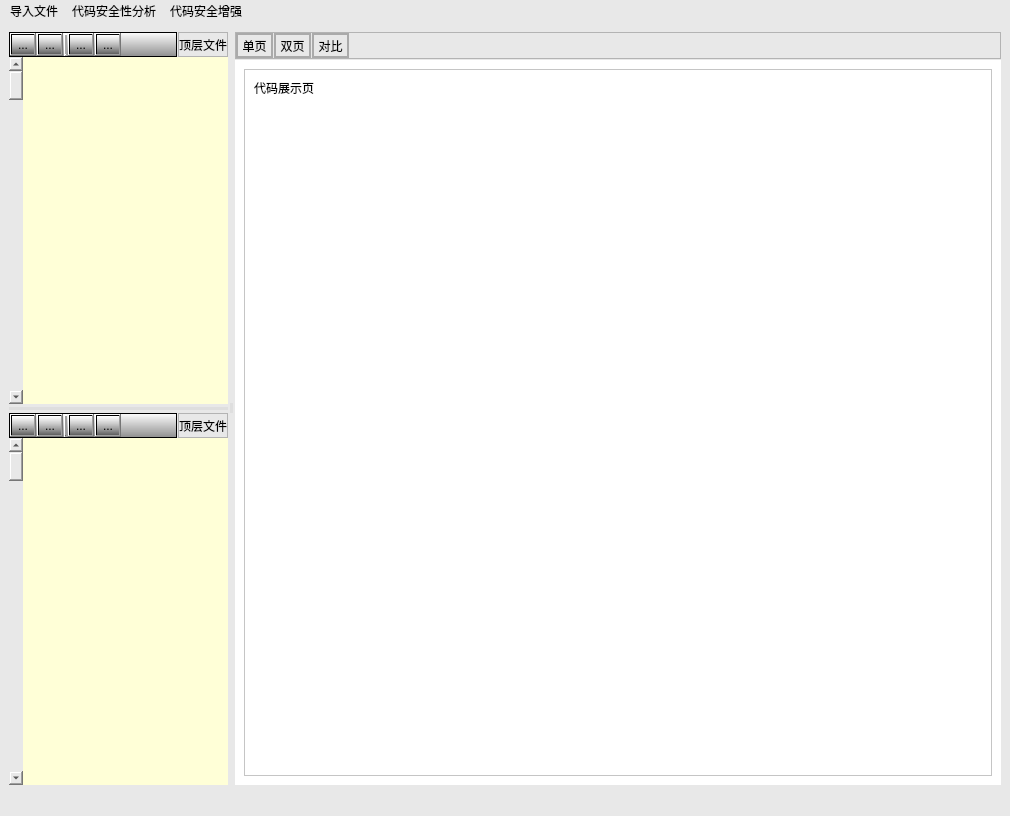
<?xml version="1.0" encoding="UTF-8"?>
<ui version="4.0">
 <class>MainWindow</class>
 <widget class="QMainWindow" name="MainWindow">
  <property name="geometry">
   <rect>
    <x>0</x>
    <y>0</y>
    <width>1010</width>
    <height>816</height>
   </rect>
  </property>
  <property name="sizePolicy">
   <sizepolicy hsizetype="Expanding" vsizetype="Expanding">
    <horstretch>0</horstretch>
    <verstretch>0</verstretch>
   </sizepolicy>
  </property>
  <property name="windowTitle">
   <string>MainWindow</string>
  </property>
  <property name="styleSheet">
   <string notr="true">background:rgb(232, 232, 232);</string>
  </property>
  <widget class="QWidget" name="centralwidget">
   <property name="styleSheet">
    <string notr="true">background:rgb(232, 232, 232);</string>
   </property>
   <layout class="QHBoxLayout" name="horizontalLayout_4" stretch="2,0,7">
    <property name="spacing">
     <number>2</number>
    </property>
    <item>
     <layout class="QVBoxLayout" name="verticalLayout" stretch="0">
      <property name="spacing">
       <number>-1</number>
      </property>
      <item>
       <layout class="QVBoxLayout" name="verticalLayout_4" stretch="1,0,1">
        <property name="spacing">
         <number>3</number>
        </property>
        <item>
         <layout class="QVBoxLayout" name="verticalLayout_6" stretch="0,1">
          <property name="spacing">
           <number>0</number>
          </property>
          <item>
           <layout class="QHBoxLayout" name="horizontalLayout_2" stretch="0,0">
            <property name="spacing">
             <number>1</number>
            </property>
            <property name="leftMargin">
             <number>0</number>
            </property>
            <item>
             <widget class="QFrame" name="frame">
              <property name="sizePolicy">
               <sizepolicy hsizetype="Preferred" vsizetype="Preferred">
                <horstretch>0</horstretch>
                <verstretch>0</verstretch>
               </sizepolicy>
              </property>
              <property name="autoFillBackground">
               <bool>false</bool>
              </property>
              <property name="styleSheet">
               <string notr="true">background:qlineargradient(spread:pad, x1:0, y1:1, x2:0, y2:0, stop:0 rgba(0, 0, 0, 100), stop:1 rgba(255, 255, 255, 255))</string>
              </property>
              <property name="frameShape">
               <enum>QFrame::StyledPanel</enum>
              </property>
              <property name="frameShadow">
               <enum>QFrame::Raised</enum>
              </property>
              <layout class="QHBoxLayout" name="horizontalLayout_6">
               <property name="spacing">
                <number>1</number>
               </property>
               <property name="leftMargin">
                <number>0</number>
               </property>
               <property name="topMargin">
                <number>0</number>
               </property>
               <property name="rightMargin">
                <number>0</number>
               </property>
               <property name="bottomMargin">
                <number>0</number>
               </property>
               <item>
                <widget class="QToolButton" name="button_loadpre">
                 <property name="sizePolicy">
                  <sizepolicy hsizetype="Fixed" vsizetype="Fixed">
                   <horstretch>0</horstretch>
                   <verstretch>0</verstretch>
                  </sizepolicy>
                 </property>
                 <property name="toolTip">
                  <string>导入原始代码</string>
                 </property>
                 <property name="whatsThis">
                  <string>&lt;html&gt;&lt;head/&gt;&lt;body&gt;&lt;p&gt;导入原始代码&lt;/p&gt;&lt;/body&gt;&lt;/html&gt;</string>
                 </property>
                 <property name="styleSheet">
                  <string notr="true"/>
                 </property>
                 <property name="text">
                  <string>...</string>
                 </property>
                 <property name="icon">
                  <iconset>
                   <normaloff>image/file_open.png</normaloff>image/file_open.png</iconset>
                 </property>
                </widget>
               </item>
               <item>
                <widget class="QToolButton" name="button_clearpre">
                 <property name="sizePolicy">
                  <sizepolicy hsizetype="Fixed" vsizetype="Fixed">
                   <horstretch>0</horstretch>
                   <verstretch>0</verstretch>
                  </sizepolicy>
                 </property>
                 <property name="toolTip">
                  <string>清空所加载代码</string>
                 </property>
                 <property name="text">
                  <string>...</string>
                 </property>
                 <property name="icon">
                  <iconset>
                   <normaloff>image/clear.png</normaloff>image/clear.png</iconset>
                 </property>
                </widget>
               </item>
               <item>
                <widget class="Line" name="line_2">
                 <property name="sizePolicy">
                  <sizepolicy hsizetype="Fixed" vsizetype="Expanding">
                   <horstretch>0</horstretch>
                   <verstretch>0</verstretch>
                  </sizepolicy>
                 </property>
                 <property name="styleSheet">
                  <string notr="true">background:rgb(255, 255, 255)</string>
                 </property>
                 <property name="frameShadow">
                  <enum>QFrame::Raised</enum>
                 </property>
                 <property name="lineWidth">
                  <number>2</number>
                 </property>
                 <property name="orientation">
                  <enum>Qt::Vertical</enum>
                 </property>
                </widget>
               </item>
               <item>
                <widget class="QToolButton" name="button_signal">
                 <property name="sizePolicy">
                  <sizepolicy hsizetype="Fixed" vsizetype="Fixed">
                   <horstretch>0</horstretch>
                   <verstretch>0</verstretch>
                  </sizepolicy>
                 </property>
                 <property name="toolTip">
                  <string>关键信号分析</string>
                 </property>
                 <property name="text">
                  <string>...</string>
                 </property>
                 <property name="icon">
                  <iconset>
                   <normaloff>image/variable.png</normaloff>image/variable.png</iconset>
                 </property>
                </widget>
               </item>
               <item>
                <widget class="QToolButton" name="button_math">
                 <property name="toolTip">
                  <string>核心算法分析</string>
                 </property>
                 <property name="text">
                  <string>...</string>
                 </property>
                 <property name="icon">
                  <iconset>
                   <normaloff>image/code.png</normaloff>image/code.png</iconset>
                 </property>
                </widget>
               </item>
               <item>
                <spacer name="horizontalSpacer">
                 <property name="orientation">
                  <enum>Qt::Horizontal</enum>
                 </property>
                 <property name="sizeHint" stdset="0">
                  <size>
                   <width>40</width>
                   <height>20</height>
                  </size>
                 </property>
                </spacer>
               </item>
              </layout>
             </widget>
            </item>
            <item>
             <widget class="QLabel" name="label_4">
              <property name="frameShape">
               <enum>QFrame::StyledPanel</enum>
              </property>
              <property name="text">
               <string>顶层文件</string>
              </property>
              <property name="alignment">
               <set>Qt::AlignCenter</set>
              </property>
             </widget>
            </item>
           </layout>
          </item>
          <item>
           <layout class="QHBoxLayout" name="horizontalLayout_14" stretch="0,0,1">
            <property name="spacing">
             <number>0</number>
            </property>
            <property name="sizeConstraint">
             <enum>QLayout::SetMinimumSize</enum>
            </property>
            <item>
             <widget class="QScrollBar" name="verticalScrollBar">
              <property name="orientation">
               <enum>Qt::Vertical</enum>
              </property>
             </widget>
            </item>
            <item>
             <widget class="QListWidget" name="list_pre">
              <property name="focusPolicy">
               <enum>Qt::NoFocus</enum>
              </property>
              <property name="styleSheet">
               <string notr="true">background:rgb(255, 255, 215)</string>
              </property>
              <property name="frameShape">
               <enum>QFrame::NoFrame</enum>
              </property>
              <property name="sizeAdjustPolicy">
               <enum>QAbstractScrollArea::AdjustIgnored</enum>
              </property>
              <property name="autoScroll">
               <bool>true</bool>
              </property>
              <property name="selectionBehavior">
               <enum>QAbstractItemView::SelectItems</enum>
              </property>
             </widget>
            </item>
            <item>
             <widget class="QListWidget" name="list_pre_top">
              <property name="enabled">
               <bool>true</bool>
              </property>
              <property name="focusPolicy">
               <enum>Qt::NoFocus</enum>
              </property>
              <property name="layoutDirection">
               <enum>Qt::RightToLeft</enum>
              </property>
              <property name="styleSheet">
               <string notr="true">background:rgb(255, 255, 215)</string>
              </property>
              <property name="frameShape">
               <enum>QFrame::NoFrame</enum>
              </property>
              <property name="sizeAdjustPolicy">
               <enum>QAbstractScrollArea::AdjustIgnored</enum>
              </property>
              <property name="autoScroll">
               <bool>true</bool>
              </property>
              <property name="autoScrollMargin">
               <number>16</number>
              </property>
              <property name="showDropIndicator" stdset="0">
               <bool>true</bool>
              </property>
              <property name="selectionBehavior">
               <enum>QAbstractItemView::SelectItems</enum>
              </property>
             </widget>
            </item>
           </layout>
          </item>
         </layout>
        </item>
        <item>
         <widget class="Line" name="line_4">
          <property name="styleSheet">
           <string notr="true">border:none;
background-color:rgb(222, 222, 222);
max-height : 3px;
</string>
          </property>
          <property name="orientation">
           <enum>Qt::Horizontal</enum>
          </property>
         </widget>
        </item>
        <item>
         <layout class="QVBoxLayout" name="verticalLayout_5" stretch="0,1">
          <property name="spacing">
           <number>0</number>
          </property>
          <item>
           <layout class="QHBoxLayout" name="horizontalLayout_3" stretch="0,0">
            <property name="spacing">
             <number>1</number>
            </property>
            <property name="leftMargin">
             <number>0</number>
            </property>
            <item>
             <widget class="QFrame" name="frame_2">
              <property name="styleSheet">
               <string notr="true">background:qlineargradient(spread:pad, x1:0, y1:1, x2:0, y2:0, stop:0 rgba(0, 0, 0, 100), stop:1 rgba(255, 255, 255, 255))</string>
              </property>
              <property name="frameShape">
               <enum>QFrame::StyledPanel</enum>
              </property>
              <property name="frameShadow">
               <enum>QFrame::Raised</enum>
              </property>
              <layout class="QHBoxLayout" name="horizontalLayout_7">
               <property name="spacing">
                <number>1</number>
               </property>
               <property name="leftMargin">
                <number>0</number>
               </property>
               <property name="topMargin">
                <number>0</number>
               </property>
               <property name="rightMargin">
                <number>0</number>
               </property>
               <property name="bottomMargin">
                <number>0</number>
               </property>
               <item>
                <widget class="QToolButton" name="button_loadpost">
                 <property name="toolTip">
                  <string>导入增强后代码</string>
                 </property>
                 <property name="text">
                  <string>...</string>
                 </property>
                 <property name="icon">
                  <iconset>
                   <normaloff>image/file_open.png</normaloff>image/file_open.png</iconset>
                 </property>
                </widget>
               </item>
               <item>
                <widget class="QToolButton" name="button_clearpost">
                 <property name="toolTip">
                  <string>清空所加载代码</string>
                 </property>
                 <property name="text">
                  <string>...</string>
                 </property>
                 <property name="icon">
                  <iconset>
                   <normaloff>image/clear.png</normaloff>image/clear.png</iconset>
                 </property>
                </widget>
               </item>
               <item>
                <widget class="Line" name="line_3">
                 <property name="sizePolicy">
                  <sizepolicy hsizetype="Fixed" vsizetype="Preferred">
                   <horstretch>0</horstretch>
                   <verstretch>0</verstretch>
                  </sizepolicy>
                 </property>
                 <property name="frameShadow">
                  <enum>QFrame::Raised</enum>
                 </property>
                 <property name="lineWidth">
                  <number>2</number>
                 </property>
                 <property name="orientation">
                  <enum>Qt::Vertical</enum>
                 </property>
                </widget>
               </item>
               <item>
                <widget class="QToolButton" name="button_signalpost">
                 <property name="toolTip">
                  <string>安全性分析</string>
                 </property>
                 <property name="text">
                  <string>...</string>
                 </property>
                 <property name="icon">
                  <iconset>
                   <normaloff>image/variable.png</normaloff>image/variable.png</iconset>
                 </property>
                </widget>
               </item>
               <item>
                <widget class="QToolButton" name="b">
                 <property name="text">
                  <string>...</string>
                 </property>
                 <property name="icon">
                  <iconset>
                   <normaloff>image/code.png</normaloff>image/code.png</iconset>
                 </property>
                </widget>
               </item>
               <item>
                <spacer name="horizontalSpacer_2">
                 <property name="orientation">
                  <enum>Qt::Horizontal</enum>
                 </property>
                 <property name="sizeHint" stdset="0">
                  <size>
                   <width>40</width>
                   <height>20</height>
                  </size>
                 </property>
                </spacer>
               </item>
              </layout>
             </widget>
            </item>
            <item>
             <widget class="QLabel" name="label_5">
              <property name="frameShape">
               <enum>QFrame::StyledPanel</enum>
              </property>
              <property name="text">
               <string>顶层文件</string>
              </property>
              <property name="alignment">
               <set>Qt::AlignCenter</set>
              </property>
             </widget>
            </item>
           </layout>
          </item>
          <item>
           <layout class="QHBoxLayout" name="horizontalLayout_15" stretch="0,0,1">
            <property name="spacing">
             <number>0</number>
            </property>
            <property name="sizeConstraint">
             <enum>QLayout::SetMinimumSize</enum>
            </property>
            <item>
             <widget class="QScrollBar" name="verticalScrollBar_2">
              <property name="orientation">
               <enum>Qt::Vertical</enum>
              </property>
             </widget>
            </item>
            <item>
             <widget class="QListWidget" name="list_post">
              <property name="focusPolicy">
               <enum>Qt::NoFocus</enum>
              </property>
              <property name="styleSheet">
               <string notr="true">background:rgb(255, 255, 215)</string>
              </property>
              <property name="frameShape">
               <enum>QFrame::NoFrame</enum>
              </property>
              <property name="sizeAdjustPolicy">
               <enum>QAbstractScrollArea::AdjustIgnored</enum>
              </property>
             </widget>
            </item>
            <item>
             <widget class="QListWidget" name="list_post_top">
              <property name="enabled">
               <bool>true</bool>
              </property>
              <property name="focusPolicy">
               <enum>Qt::NoFocus</enum>
              </property>
              <property name="layoutDirection">
               <enum>Qt::RightToLeft</enum>
              </property>
              <property name="styleSheet">
               <string notr="true">background:rgb(255, 255, 215)</string>
              </property>
              <property name="frameShape">
               <enum>QFrame::NoFrame</enum>
              </property>
              <property name="sizeAdjustPolicy">
               <enum>QAbstractScrollArea::AdjustIgnored</enum>
              </property>
              <property name="selectionBehavior">
               <enum>QAbstractItemView::SelectItems</enum>
              </property>
             </widget>
            </item>
           </layout>
          </item>
         </layout>
        </item>
       </layout>
      </item>
     </layout>
    </item>
    <item>
     <widget class="Line" name="line">
      <property name="styleSheet">
       <string notr="true">border:none;
background-color:rgb(222, 222, 222);
max-height : 10px;
</string>
      </property>
      <property name="orientation">
       <enum>Qt::Vertical</enum>
      </property>
     </widget>
    </item>
    <item>
     <layout class="QVBoxLayout" name="verticalLayout_7" stretch="0,6">
      <property name="spacing">
       <number>1</number>
      </property>
      <item>
       <widget class="QFrame" name="frame_3">
        <property name="sizePolicy">
         <sizepolicy hsizetype="Expanding" vsizetype="Preferred">
          <horstretch>0</horstretch>
          <verstretch>0</verstretch>
         </sizepolicy>
        </property>
        <property name="frameShape">
         <enum>QFrame::StyledPanel</enum>
        </property>
        <property name="frameShadow">
         <enum>QFrame::Raised</enum>
        </property>
        <layout class="QHBoxLayout" name="horizontalLayout_8">
         <property name="spacing">
          <number>1</number>
         </property>
         <property name="sizeConstraint">
          <enum>QLayout::SetMinimumSize</enum>
         </property>
         <property name="leftMargin">
          <number>0</number>
         </property>
         <property name="topMargin">
          <number>0</number>
         </property>
         <property name="rightMargin">
          <number>0</number>
         </property>
         <property name="bottomMargin">
          <number>0</number>
         </property>
         <item>
          <widget class="QToolButton" name="button_onepage">
           <property name="toolTip">
            <string>单页显示</string>
           </property>
           <property name="styleSheet">
            <string notr="true">border:2px solid rgb(170, 170, 170);
border-radius:15px;</string>
           </property>
           <property name="text">
            <string>单页</string>
           </property>
           <property name="icon">
            <iconset>
             <normaloff>image/one_page.png</normaloff>image/one_page.png</iconset>
           </property>
           <property name="toolButtonStyle">
            <enum>Qt::ToolButtonFollowStyle</enum>
           </property>
          </widget>
         </item>
         <item>
          <widget class="QToolButton" name="button_twopage">
           <property name="toolTip">
            <string>双页显示</string>
           </property>
           <property name="styleSheet">
            <string notr="true">border:2px solid rgb(170, 170, 170);
border-radius:15px;</string>
           </property>
           <property name="text">
            <string>双页</string>
           </property>
           <property name="icon">
            <iconset>
             <normaloff>image/two_page.png</normaloff>image/two_page.png</iconset>
           </property>
           <property name="iconSize">
            <size>
             <width>16</width>
             <height>16</height>
            </size>
           </property>
          </widget>
         </item>
         <item>
          <widget class="QToolButton" name="button_compare">
           <property name="toolTip">
            <string>代码对比</string>
           </property>
           <property name="styleSheet">
            <string notr="true">border:2px solid rgb(170, 170, 170);
border-radius:15px;</string>
           </property>
           <property name="text">
            <string>对比</string>
           </property>
           <property name="icon">
            <iconset>
             <normaloff>image/compare.png</normaloff>image/compare.png</iconset>
           </property>
          </widget>
         </item>
         <item>
          <spacer name="horizontalSpacer_4">
           <property name="orientation">
            <enum>Qt::Horizontal</enum>
           </property>
           <property name="sizeHint" stdset="0">
            <size>
             <width>40</width>
             <height>20</height>
            </size>
           </property>
          </spacer>
         </item>
        </layout>
       </widget>
      </item>
      <item>
       <layout class="QHBoxLayout" name="horizontalLayout_5" stretch="0">
        <property name="spacing">
         <number>0</number>
        </property>
        <item>
         <widget class="QStackedWidget" name="stackedWidget">
          <property name="sizePolicy">
           <sizepolicy hsizetype="Expanding" vsizetype="Expanding">
            <horstretch>0</horstretch>
            <verstretch>0</verstretch>
           </sizepolicy>
          </property>
          <property name="styleSheet">
           <string notr="true">background:rgb(255, 255, 255)</string>
          </property>
          <property name="currentIndex">
           <number>0</number>
          </property>
          <widget class="QWidget" name="page">
           <property name="enabled">
            <bool>true</bool>
           </property>
           <property name="sizePolicy">
            <sizepolicy hsizetype="Expanding" vsizetype="Expanding">
             <horstretch>0</horstretch>
             <verstretch>0</verstretch>
            </sizepolicy>
           </property>
           <property name="maximumSize">
            <size>
             <width>16777215</width>
             <height>16777215</height>
            </size>
           </property>
           <layout class="QHBoxLayout" name="horizontalLayout_12">
            <item>
             <widget class="QScrollArea" name="scrollArea">
              <property name="frameShape">
               <enum>QFrame::StyledPanel</enum>
              </property>
              <property name="widgetResizable">
               <bool>true</bool>
              </property>
              <property name="alignment">
               <set>Qt::AlignLeading|Qt::AlignLeft|Qt::AlignTop</set>
              </property>
              <widget class="QWidget" name="scrollAreaWidgetContents">
               <property name="geometry">
                <rect>
                 <x>0</x>
                 <y>0</y>
                 <width>731</width>
                 <height>693</height>
                </rect>
               </property>
               <property name="sizePolicy">
                <sizepolicy hsizetype="Expanding" vsizetype="Expanding">
                 <horstretch>0</horstretch>
                 <verstretch>0</verstretch>
                </sizepolicy>
               </property>
               <layout class="QHBoxLayout" name="horizontalLayout_13">
                <item>
                 <widget class="QLabel" name="label">
                  <property name="sizePolicy">
                   <sizepolicy hsizetype="Expanding" vsizetype="Expanding">
                    <horstretch>0</horstretch>
                    <verstretch>0</verstretch>
                   </sizepolicy>
                  </property>
                  <property name="text">
                   <string>代码展示页</string>
                  </property>
                  <property name="alignment">
                   <set>Qt::AlignLeading|Qt::AlignLeft|Qt::AlignTop</set>
                  </property>
                  <property name="wordWrap">
                   <bool>true</bool>
                  </property>
                 </widget>
                </item>
               </layout>
              </widget>
             </widget>
            </item>
           </layout>
          </widget>
          <widget class="QWidget" name="page_2">
           <property name="sizePolicy">
            <sizepolicy hsizetype="Expanding" vsizetype="Expanding">
             <horstretch>0</horstretch>
             <verstretch>0</verstretch>
            </sizepolicy>
           </property>
           <layout class="QHBoxLayout" name="horizontalLayout_11">
            <item>
             <layout class="QHBoxLayout" name="horizontalLayout_10" stretch="1,1">
              <property name="spacing">
               <number>0</number>
              </property>
              <item>
               <widget class="QScrollArea" name="scrollArea_2">
                <property name="widgetResizable">
                 <bool>true</bool>
                </property>
                <widget class="QWidget" name="scrollAreaWidgetContents_2">
                 <property name="geometry">
                  <rect>
                   <x>0</x>
                   <y>0</y>
                   <width>37</width>
                   <height>60</height>
                  </rect>
                 </property>
                 <property name="sizePolicy">
                  <sizepolicy hsizetype="Expanding" vsizetype="Expanding">
                   <horstretch>0</horstretch>
                   <verstretch>0</verstretch>
                  </sizepolicy>
                 </property>
                 <layout class="QHBoxLayout" name="horizontalLayout">
                  <item>
                   <widget class="QLabel" name="label_2">
                    <property name="sizePolicy">
                     <sizepolicy hsizetype="Expanding" vsizetype="Expanding">
                      <horstretch>0</horstretch>
                      <verstretch>0</verstretch>
                     </sizepolicy>
                    </property>
                    <property name="text">
                     <string>双页</string>
                    </property>
                    <property name="alignment">
                     <set>Qt::AlignLeading|Qt::AlignLeft|Qt::AlignTop</set>
                    </property>
                    <property name="wordWrap">
                     <bool>true</bool>
                    </property>
                   </widget>
                  </item>
                 </layout>
                </widget>
               </widget>
              </item>
              <item>
               <widget class="QScrollArea" name="scrollArea_3">
                <property name="widgetResizable">
                 <bool>true</bool>
                </property>
                <widget class="QWidget" name="scrollAreaWidgetContents_3">
                 <property name="geometry">
                  <rect>
                   <x>0</x>
                   <y>0</y>
                   <width>37</width>
                   <height>60</height>
                  </rect>
                 </property>
                 <property name="sizePolicy">
                  <sizepolicy hsizetype="Expanding" vsizetype="Expanding">
                   <horstretch>0</horstretch>
                   <verstretch>0</verstretch>
                  </sizepolicy>
                 </property>
                 <layout class="QHBoxLayout" name="horizontalLayout_9">
                  <item>
                   <widget class="QLabel" name="label_3">
                    <property name="sizePolicy">
                     <sizepolicy hsizetype="Expanding" vsizetype="Expanding">
                      <horstretch>0</horstretch>
                      <verstretch>0</verstretch>
                     </sizepolicy>
                    </property>
                    <property name="text">
                     <string>双页</string>
                    </property>
                    <property name="alignment">
                     <set>Qt::AlignLeading|Qt::AlignLeft|Qt::AlignTop</set>
                    </property>
                    <property name="wordWrap">
                     <bool>true</bool>
                    </property>
                   </widget>
                  </item>
                 </layout>
                </widget>
               </widget>
              </item>
             </layout>
            </item>
           </layout>
          </widget>
         </widget>
        </item>
       </layout>
      </item>
     </layout>
    </item>
   </layout>
  </widget>
  <widget class="QMenuBar" name="menubar">
   <property name="geometry">
    <rect>
     <x>0</x>
     <y>0</y>
     <width>1010</width>
     <height>22</height>
    </rect>
   </property>
   <widget class="QMenu" name="menu">
    <property name="title">
     <string>导入文件</string>
    </property>
    <addaction name="load_prefile"/>
    <addaction name="separator"/>
    <addaction name="load_editfile"/>
   </widget>
   <widget class="QMenu" name="menu_2">
    <property name="title">
     <string>代码安全性分析</string>
    </property>
    <widget class="QMenu" name="menu_4">
     <property name="title">
      <string>关键信号分析</string>
     </property>
     <addaction name="analyzesignal_pre"/>
     <addaction name="analyzesignal_post"/>
    </widget>
    <widget class="QMenu" name="menu_6">
     <property name="title">
      <string>核心算法分析</string>
     </property>
     <addaction name="analyzearith_pre"/>
     <addaction name="analyzearith_post"/>
    </widget>
    <addaction name="menu_4"/>
    <addaction name="separator"/>
    <addaction name="menu_6"/>
   </widget>
   <widget class="QMenu" name="menu_3">
    <property name="title">
     <string>代码安全增强</string>
    </property>
    <addaction name="signal_enhance"/>
    <addaction name="separator"/>
    <addaction name="zongxian_enhance"/>
    <addaction name="separator"/>
    <addaction name="arith_enhance"/>
   </widget>
   <addaction name="menu"/>
   <addaction name="menu_2"/>
   <addaction name="menu_3"/>
  </widget>
  <widget class="QStatusBar" name="statusbar"/>
  <action name="load_prefile">
   <property name="text">
    <string>原始代码</string>
   </property>
   <property name="toolTip">
    <string>原始代码</string>
   </property>
  </action>
  <action name="load_editfile">
   <property name="text">
    <string>增强后代码</string>
   </property>
   <property name="toolTip">
    <string>更新后代码</string>
   </property>
  </action>
  <action name="signal_enhance">
   <property name="text">
    <string>关键信号安全增强</string>
   </property>
  </action>
  <action name="zongxian_enhance">
   <property name="text">
    <string>总线传输安全增强</string>
   </property>
  </action>
  <action name="arith_enhance">
   <property name="text">
    <string>核心算法安全增强</string>
   </property>
  </action>
  <action name="analyzesignal_pre">
   <property name="text">
    <string>原始代码</string>
   </property>
  </action>
  <action name="analyzesignal_post">
   <property name="text">
    <string>增强后代码</string>
   </property>
  </action>
  <action name="analyzearith_pre">
   <property name="text">
    <string>原始代码</string>
   </property>
  </action>
  <action name="analyzearith_post">
   <property name="text">
    <string>增强后代码</string>
   </property>
  </action>
 </widget>
 <resources/>
 <connections/>
</ui>
